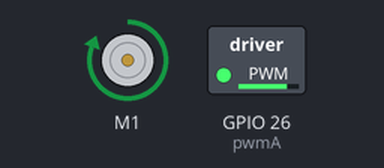
Simulated run of this program. Board: Raspberry Pi (BCM pin numbers). On the bench: DC motor (green arrow = forward, orange = backward, longer = faster), switched loads named in the program (green lamp = pin HIGH). At 15.0 s the program stops and its outputs stay as they are.

Above: at 0.1 s.
At 5.1 s:
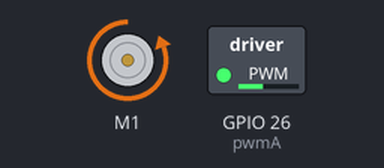
At 10.1 s:
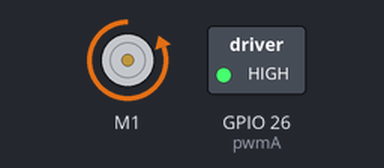
At 15.1 s:
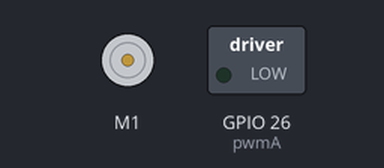
Timing chart, 0 to 16.5 s (numbered marks = the images above):
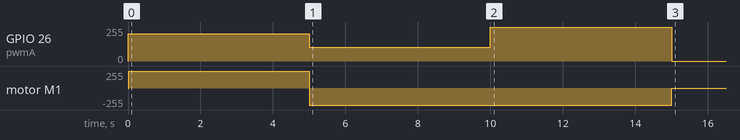

Measured:
- by itself, GPIO 26 (pwmA): 0/255 → 204/255 at 0.00 s, → 102/255 5.0 s later, → 255/255 5.0 s later, → 0/255 5.0 s later
- by itself, motor M1: stopped → forward 255/255 at 0.02 s, → backward 255/255 5.0 s later, → stopped 10.0 s later

The program:

dc.py
```python
from gpiozero import Motor, PWMOutputDevice
from time import sleep

# 모터 상태
STOP = 0
FORWARD = 1
BACKWARD = 2

# 실제 핀 정의
# PWM PIN
ENA = 26  # GPIO 26(37 pin)

# GPIO PIN
IN1 = 19  # GPIO 19(37 pin)
IN2 = 13  # GPIO 13(35 pin)

# 모터 핀 설정
motor1 = Motor(forward=IN1, backward=IN2)

# PWM 설정
pwmA = PWMOutputDevice(ENA)

# 모터 제어 함수
def setMotor(motor, pwm, speed, stat):
    pwm.value = speed / 100.0
    if stat == FORWARD:
        motor.forward()
    elif stat == BACKWARD:
        motor.backward()
    elif stat == STOP:
        motor.stop()

# 제어 시작

# 앞으로 80프로 속도로
setMotor(motor1, pwmA, 80, FORWARD)
sleep(5)

# 뒤로 40프로 속도로
setMotor(motor1, pwmA, 40, BACKWARD)
sleep(5)

# 뒤로 100프로 속도로
setMotor(motor1, pwmA, 100, BACKWARD)
sleep(5)

# 정지
setMotor(motor1, pwmA, 0, STOP)

# 종료
motor1.close()
pwmA.close()
```
